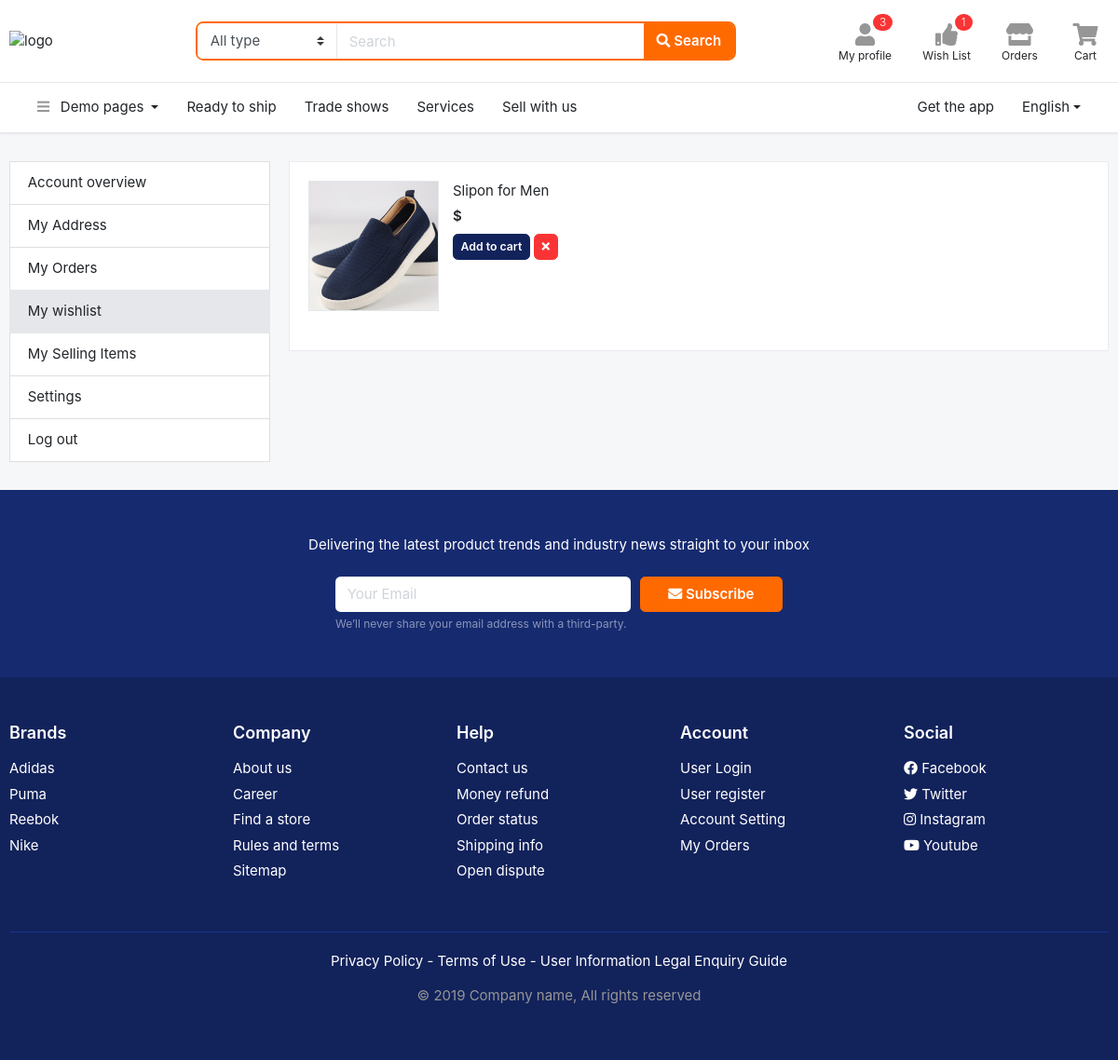
/my-wishlist/ (signed in), run on an earlier commit of the app's database.
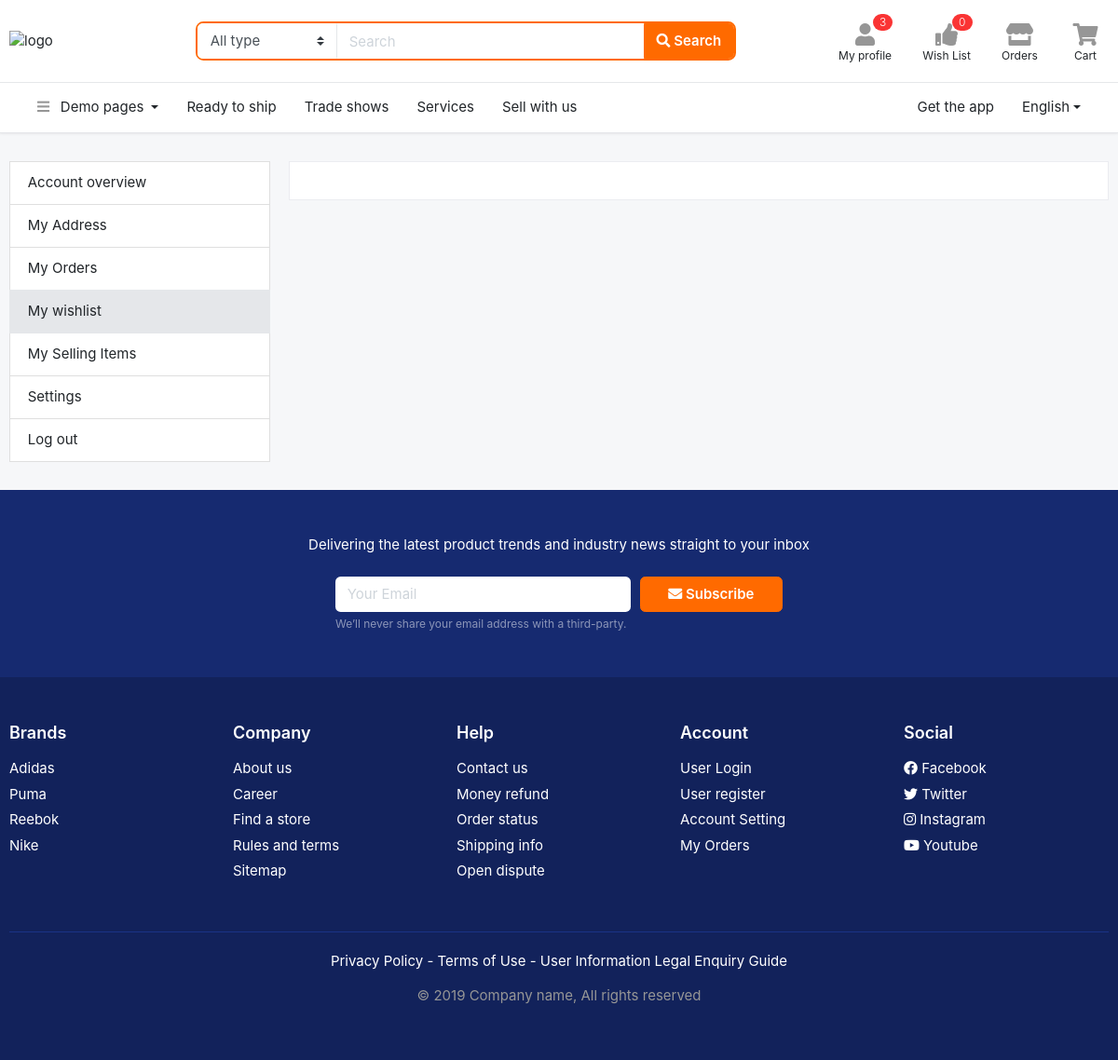
And on a later commit of the database.
### users/models.py (models this page shows, shortened)
class User(AbstractUser):
    class GENDER(models.TextChoices):
        MALE = 'male', 'male'
        FEMALE = 'female', 'female'
    phone = models.CharField(max_length=13, unique=True)
    gender = models.CharField(max_length=10, choices=GENDER.choices, blank=True, null=True)
    city = models.CharField(max_length=50, blank=True, null=True)
    country = models.CharField(max_length=50, blank=True, null=True)
    confirmation_code = models.CharField(max_length=6, blank=True, null=True)
    confirmed = models.BooleanField(default=False)

### main/models.py (models this page shows, shortened)
class Favorite(models.Model):
    user = models.ForeignKey(User, on_delete=models.CASCADE)
    product = models.ForeignKey(Product, on_delete=models.CASCADE)
    created_at = models.DateTimeField(auto_now_add=True)

class Product(models.Model):
    name = models.CharField(max_length=255)
    slug = models.SlugField(max_length=255, unique=True, blank=True, null=True)
    brand = models.CharField(max_length=255, blank=True, null=True)
    price = models.FloatField(validators=[MinValueValidator(0.0)])
    amount = models.PositiveIntegerField(default=1)
    description = models.TextField(blank=True, null=True)
    guarantee = models.CharField(max_length=255, blank=True, null=True)
    delevery_time = models.CharField(max_length=255, blank=True, null=True)
    country = models.CharField(max_length=255, blank=True, null=True)
    rating = models.FloatField(validators=[MinValueValidator(1.0), MaxValueValidator(5.0)], default=5.0)
    views = models.PositiveIntegerField(default=0)
    sub_category = models.ForeignKey(SubCategory, on_delete=models.CASCADE)
    created_at = models.DateTimeField(auto_now_add=True)

class Image(models.Model):
    image = models.ImageField(upload_to='images/', null=True, blank=True)
    product = models.ForeignKey(Product, on_delete=models.CASCADE)

### main/views.py (the view)
# urls.py: path('my-wishlist/', WishListView.as_view(), name='wishlist'),
class WishListView(LoginRequiredMixin, View):
    def get(self, request):
        favorites = Favorite.objects.filter(user=request.user)
        context = {
            'favorites': favorites,
        }
        return render(request, 'wishlist.html', context)

### templates/wishlist.html
{% extends 'base.html' %}
{% block content %}
    <section class="section-content padding-y">
        <div class="container">
            <div class="row">
                <aside class="col-md-3">
                    <nav class="list-group">
                        <a class="list-group-item" href="profile-main.html"> Account overview </a>
                        <a class="list-group-item" href="page-profile-address.html"> My Address </a>
                        <a class="list-group-item" href="profile-orders.html"> My Orders </a>
                        <a class="list-group-item active" href="wishlist.html"> My wishlist </a>
                        <a class="list-group-item" href="page-profile-seller.html"> My Selling Items </a>
                        <a class="list-group-item" href="profile-settings.html"> Settings </a>
                        <a class="list-group-item" href="page-index-1.html"> Log out </a>
                    </nav>
                </aside>
                <main class="col-md-9">
                    <article class="card">
                        <div class="card-body">
                            <div class="row">
                                {% for favorite in favorites %}
                                    <div class="col-md-6">
                                        <figure class="itemside mb-4">
                                            <div class="aside"><img src="{{ favorite.product.image_set.first.image.url }}" class="border img-md">
                                            </div>
                                            <figcaption class="info">
                                                <a href="#" class="title">{{ favorite.product.name }}</a>
                                                <p class="price mb-2">${{ favorite.price }}</p>
                                                <a href="{% url 'add-to-cart' favorite.product.id %}" class="btn btn-secondary btn-sm"> Add to cart </a>
                                                <a href="{% url 'remove-from-wishlist' favorite.id %}" class="btn btn-danger btn-sm" data-toggle="tooltip" title=""
                                                   data-original-title="Remove from wishlist"> <i
                                                        class="fa fa-times"></i> </a>
                                            </figcaption>
                                        </figure>
                                    </div>
                                    </div>
                                {% endfor %}
                        </div>
                    </article>
                </main>
            </div>
        </div>
    </section>
{% endblock %}

### templates/base.html (shortened to what the changed rows need)
<!DOCTYPE HTML>
{% load static %}
<html lang="en">
<head>
<link href="/static/css/bootstrap.css?v=2.0" rel="stylesheet" type="text/css"/>
<link href="/static/fonts/fontawesome/css/all.min.css?v=2.0" type="text/css" rel="stylesheet">
<link href="/static/css/ui.css?v=2.0" rel="stylesheet" type="text/css"/>
<link href="/static/css/responsive.css?v=2.0" rel="stylesheet" type="text/css" />
</head>
<body>
<header class="section-header">
<section class="header-main border-bottom">
	<div class="container">
		<div class="row align-items-center">
			<div class="col-xl-4 col-lg-4 col-md-6">
				<div class="widgets-wrap float-md-right">
					<div class="widget-header mr-3">
						<a href="{% url 'wishlist' %}" class="widget-view">
							<div class="icon-area">
								<i class="fa fa-thumbs-up"></i>
								<span class="notify">{{ request.user.favorite_set.count }}</span>
							</div>
						</a>
					</div>
				</div>
			</div>
		</div>
	</div>
</section>
</header>
{% block content %}
{% endblock %}
</body>
</html>

What changed in the data, as far as the page shows it:
removed Favorite: product.image_set.first.image (picture), product.name "Slipon for Men"
changed User: user.favorite_set.count "1" → "0"
